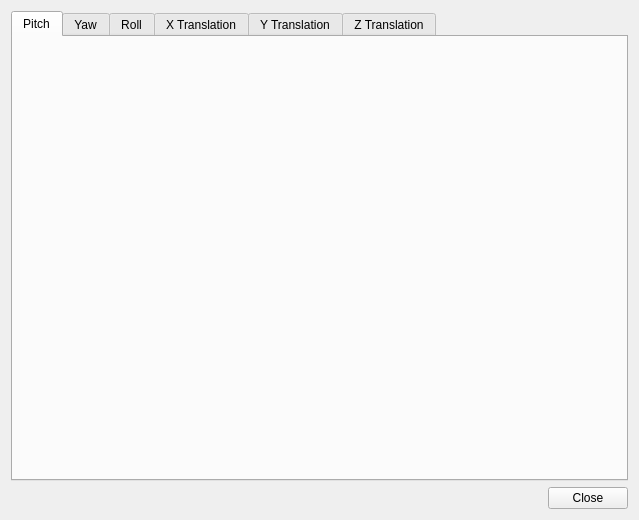
<?xml version="1.0" encoding="UTF-8"?>
<ui version="4.0">
 <class>SCPForm</class>
 <widget class="QWidget" name="SCPForm">
  <property name="geometry">
   <rect>
    <x>0</x>
    <y>0</y>
    <width>639</width>
    <height>520</height>
   </rect>
  </property>
  <property name="windowTitle">
   <string>Sensitivity curves setup</string>
  </property>
  <property name="windowIcon">
   <iconset resource="ltr_rc.qrc">
    <normaloff>:/ltr/linuxtrack.svg</normaloff>:/ltr/linuxtrack.svg</iconset>
  </property>
  <layout class="QVBoxLayout" name="verticalLayout_2">
   <item>
    <layout class="QVBoxLayout" name="verticalLayout">
     <item>
      <widget class="QTabWidget" name="SCPTab">
       <property name="enabled">
        <bool>true</bool>
       </property>
       <property name="currentIndex">
        <number>0</number>
       </property>
       <widget class="QWidget" name="SCPPitch1">
        <attribute name="title">
         <string>Pitch</string>
        </attribute>
        <layout class="QVBoxLayout" name="verticalLayout_3">
         <item>
          <layout class="QVBoxLayout" name="SCPPitch"/>
         </item>
        </layout>
       </widget>
       <widget class="QWidget" name="SCPYaw1">
        <attribute name="title">
         <string>Yaw</string>
        </attribute>
        <layout class="QVBoxLayout" name="verticalLayout_4">
         <item>
          <layout class="QVBoxLayout" name="SCPYaw"/>
         </item>
        </layout>
       </widget>
       <widget class="QWidget" name="SCPRoll1">
        <attribute name="title">
         <string>Roll</string>
        </attribute>
        <layout class="QVBoxLayout" name="verticalLayout_5">
         <item>
          <layout class="QVBoxLayout" name="SCPRoll"/>
         </item>
        </layout>
       </widget>
       <widget class="QWidget" name="SCPX1">
        <attribute name="title">
         <string>X Translation</string>
        </attribute>
        <layout class="QVBoxLayout" name="verticalLayout_6">
         <item>
          <layout class="QVBoxLayout" name="SCPX"/>
         </item>
        </layout>
       </widget>
       <widget class="QWidget" name="SCPY1">
        <attribute name="title">
         <string>Y Translation</string>
        </attribute>
        <layout class="QVBoxLayout" name="verticalLayout_7">
         <item>
          <layout class="QVBoxLayout" name="SCPY"/>
         </item>
        </layout>
       </widget>
       <widget class="QWidget" name="SCPZ1">
        <attribute name="title">
         <string>Z Translation</string>
        </attribute>
        <layout class="QVBoxLayout" name="verticalLayout_8">
         <item>
          <layout class="QVBoxLayout" name="SCPZ"/>
         </item>
        </layout>
       </widget>
      </widget>
     </item>
    </layout>
   </item>
   <item>
    <layout class="QHBoxLayout" name="horizontalLayout">
     <item>
      <spacer name="horizontalSpacer">
       <property name="orientation">
        <enum>Qt::Horizontal</enum>
       </property>
       <property name="sizeHint" stdset="0">
        <size>
         <width>40</width>
         <height>20</height>
        </size>
       </property>
      </spacer>
     </item>
     <item>
      <widget class="QPushButton" name="SCPCloseButton">
       <property name="text">
        <string>Close</string>
       </property>
      </widget>
     </item>
    </layout>
   </item>
  </layout>
 </widget>
 <resources>
  <include location="ltr_rc.qrc"/>
 </resources>
 <connections/>
</ui>
